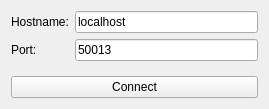
<?xml version="1.0" encoding="UTF-8"?>
<ui version="4.0">
 <class>connect</class>
 <widget class="QWidget" name="connect">
  <property name="enabled">
   <bool>true</bool>
  </property>
  <property name="geometry">
   <rect>
    <x>0</x>
    <y>0</y>
    <width>269</width>
    <height>109</height>
   </rect>
  </property>
  <property name="sizePolicy">
   <sizepolicy hsizetype="Fixed" vsizetype="Fixed">
    <horstretch>0</horstretch>
    <verstretch>0</verstretch>
   </sizepolicy>
  </property>
  <property name="minimumSize">
   <size>
    <width>0</width>
    <height>0</height>
   </size>
  </property>
  <property name="windowTitle">
   <string>Connect Settings</string>
  </property>
  <layout class="QVBoxLayout" name="verticalLayout_2">
   <property name="sizeConstraint">
    <enum>QLayout::SetMinimumSize</enum>
   </property>
   <item>
    <layout class="QFormLayout" name="layout_items">
     <item row="0" column="0">
      <widget class="QLabel" name="labelHostname">
       <property name="text">
        <string>Hostname:</string>
       </property>
      </widget>
     </item>
     <item row="1" column="0">
      <widget class="QLabel" name="labelPort">
       <property name="text">
        <string>Port:</string>
       </property>
      </widget>
     </item>
     <item row="0" column="1">
      <widget class="QLineEdit" name="leHostname">
       <property name="text">
        <string>localhost</string>
       </property>
      </widget>
     </item>
     <item row="1" column="1">
      <widget class="QLineEdit" name="lePort">
       <property name="text">
        <string>50013</string>
       </property>
      </widget>
     </item>
    </layout>
   </item>
   <item>
    <layout class="QVBoxLayout" name="layout_footer_btn">
     <item>
      <widget class="QPushButton" name="btnConnect">
       <property name="text">
        <string>Connect</string>
       </property>
      </widget>
     </item>
    </layout>
   </item>
  </layout>
 </widget>
 <resources/>
 <connections/>
</ui>
